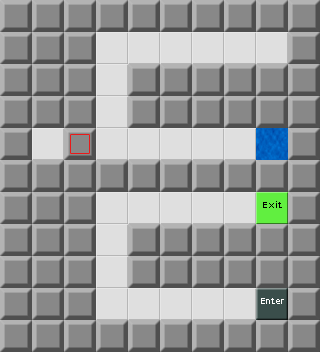

Below is a game level as drawn by its tile map, then a one-line description and the .tmx that defines it (tile-layer data replaced by summaries):
An orthogonal 10x11 tile map with 32x32 px tiles, 1 tile layer (Map) and 8 objects.

<map version="1.0" orientation="orthogonal" width="10" height="11" tilewidth="32" tileheight="32">
 <tileset firstgid="1" source="devgraphics.tsx" />
 <layer name="Map" width="10" height="11">
  <data>[110 cells, 110 non-empty, 6 distinct tile ids]</data>
 </layer>
 <objectgroup name="Enemies" width="10" height="11">
  <object gid="11" x="160" y="160">
   <properties>
    <property name="autoMove" value="false" />
    <property name="direction" value="up" />
   </properties>
  </object>
  <object gid="10" x="32" y="160" />
 </objectgroup>
 <objectgroup name="Items" width="10" height="11">
  <object gid="5" x="256" y="64" />
  <object gid="16" x="160" y="224" />
  <object gid="26" x="160" y="224">
   <properties>
    <property name="callback" value="revenge" />
    <property name="destroyOnUse" value="true" />
   </properties>
  </object>
  <object gid="6" x="256" y="160" />
  <object gid="8" x="160" y="320">
   <properties>
    <property name="Text" value="The real you is on this side." />
   </properties>
  </object>
  <object gid="8" x="160" y="64">
   <properties>
    <property name="Text" value="The real you is on this side." />
   </properties>
  </object>
 </objectgroup>
 <objectgroup name="Tools" width="10" height="11" />
 <objectgroup name="Parameters" width="10" height="11">
  <properties>
   <property name="time" value="-1" />
   <property name="wrapAround" value="false" />
  </properties>
 </objectgroup>
</map>
